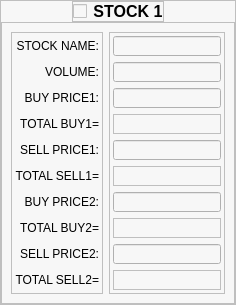
            <widget class="QFrame" name="frame_8">
             <property name="styleSheet">
              <string notr="true">background-color: rgb(247, 247, 247);</string>
             </property>
             <property name="frameShape">
              <enum>QFrame::StyledPanel</enum>
             </property>
             <property name="frameShadow">
              <enum>QFrame::Raised</enum>
             </property>
             <layout class="QVBoxLayout" name="verticalLayout_4">
              <property name="spacing">
               <number>0</number>
              </property>
              <property name="leftMargin">
               <number>0</number>
              </property>
              <property name="topMargin">
               <number>0</number>
              </property>
              <property name="rightMargin">
               <number>0</number>
              </property>
              <property name="bottomMargin">
               <number>0</number>
              </property>
              <item alignment="Qt::AlignHCenter|Qt::AlignTop">
               <widget class="QFrame" name="frame_14">
                <property name="frameShape">
                 <enum>QFrame::StyledPanel</enum>
                </property>
                <property name="frameShadow">
                 <enum>QFrame::Raised</enum>
                </property>
                <layout class="QHBoxLayout" name="horizontalLayout_6">
                 <property name="spacing">
                  <number>6</number>
                 </property>
                 <property name="leftMargin">
                  <number>0</number>
                 </property>
                 <property name="topMargin">
                  <number>0</number>
                 </property>
                 <property name="rightMargin">
                  <number>0</number>
                 </property>
                 <property name="bottomMargin">
                  <number>0</number>
                 </property>
                 <item>
                  <widget class="QCheckBox" name="STOCK1_checkBox">
                   <property name="text">
                    <string/>
                   </property>
                  </widget>
                 </item>
                 <item>
                  <widget class="QLabel" name="label_16">
                   <property name="font">
                    <font>
                     <pointsize>12</pointsize>
                     <weight>75</weight>
                     <bold>true</bold>
                    </font>
                   </property>
                   <property name="text">
                    <string>STOCK 1</string>
                   </property>
                   <property name="alignment">
                    <set>Qt::AlignCenter</set>
                   </property>
                  </widget>
                 </item>
                </layout>
               </widget>
              </item>
              <item>
               <widget class="QFrame" name="STOCK1_frame">
                <property name="sizePolicy">
                 <sizepolicy hsizetype="Preferred" vsizetype="Expanding">
                  <horstretch>0</horstretch>
                  <verstretch>0</verstretch>
                 </sizepolicy>
                </property>
                <property name="frameShape">
                 <enum>QFrame::StyledPanel</enum>
                </property>
                <property name="frameShadow">
                 <enum>QFrame::Raised</enum>
                </property>
                <layout class="QHBoxLayout" name="horizontalLayout_12">
                 <item>
                  <widget class="QFrame" name="frame_26">
                   <property name="frameShape">
                    <enum>QFrame::StyledPanel</enum>
                   </property>
                   <property name="frameShadow">
                    <enum>QFrame::Raised</enum>
                   </property>
                   <layout class="QVBoxLayout" name="verticalLayout_10">
                    <property name="leftMargin">
                     <number>3</number>
                    </property>
                    <property name="topMargin">
                     <number>3</number>
                    </property>
                    <property name="rightMargin">
                     <number>3</number>
                    </property>
                    <property name="bottomMargin">
                     <number>3</number>
                    </property>
                    <item>
                     <widget class="QLabel" name="label_6">
                      <property name="minimumSize">
                       <size>
                        <width>0</width>
                        <height>20</height>
                       </size>
                      </property>
                      <property name="maximumSize">
                       <size>
                        <width>16777215</width>
                        <height>20</height>
                       </size>
                      </property>
                      <property name="text">
                       <string>STOCK NAME:</string>
                      </property>
                      <property name="alignment">
                       <set>Qt::AlignRight|Qt::AlignTrailing|Qt::AlignVCenter</set>
                      </property>
                     </widget>
                    </item>
                    <item>
                     <widget class="QLabel" name="label_5">
                      <property name="minimumSize">
                       <size>
                        <width>0</width>
                        <height>20</height>
                       </size>
                      </property>
                      <property name="maximumSize">
                       <size>
                        <width>16777215</width>
                        <height>20</height>
                       </size>
                      </property>
                      <property name="toolTip">
                       <string>123</string>
                      </property>
                      <property name="text">
                       <string>VOLUME:</string>
                      </property>
                      <property name="alignment">
                       <set>Qt::AlignRight|Qt::AlignTrailing|Qt::AlignVCenter</set>
                      </property>
                     </widget>
                    </item>
                    <item>
                     <widget class="QLabel" name="label_4">
                      <property name="minimumSize">
                       <size>
                        <width>0</width>
                        <height>20</height>
                       </size>
                      </property>
                      <property name="maximumSize">
                       <size>
                        <width>16777215</width>
                        <height>20</height>
                       </size>
                      </property>
                      <property name="text">
                       <string>BUY PRICE1:</string>
                      </property>
                      <property name="alignment">
                       <set>Qt::AlignRight|Qt::AlignTrailing|Qt::AlignVCenter</set>
                      </property>
                     </widget>
                    </item>
                    <item>
                     <widget class="QLabel" name="label_8">
                      <property name="minimumSize">
                       <size>
                        <width>0</width>
                        <height>20</height>
                       </size>
                      </property>
                      <property name="maximumSize">
                       <size>
                        <width>16777215</width>
                        <height>20</height>
                       </size>
                      </property>
                      <property name="text">
                       <string>TOTAL BUY1=</string>
                      </property>
                      <property name="alignment">
                       <set>Qt::AlignRight|Qt::AlignTrailing|Qt::AlignVCenter</set>
                      </property>
                     </widget>
                    </item>
                    <item>
                     <widget class="QLabel" name="label_7">
                      <property name="minimumSize">
                       <size>
                        <width>0</width>
                        <height>20</height>
                       </size>
                      </property>
                      <property name="maximumSize">
                       <size>
                        <width>16777215</width>
                        <height>20</height>
                       </size>
                      </property>
                      <property name="text">
                       <string>SELL PRICE1:</string>
                      </property>
                      <property name="alignment">
                       <set>Qt::AlignRight|Qt::AlignTrailing|Qt::AlignVCenter</set>
                      </property>
                     </widget>
                    </item>
                    <item>
                     <widget class="QLabel" name="label_9">
                      <property name="minimumSize">
                       <size>
                        <width>0</width>
                        <height>20</height>
                       </size>
                      </property>
                      <property name="maximumSize">
                       <size>
                        <width>16777215</width>
                        <height>20</height>
                       </size>
                      </property>
                      <property name="text">
                       <string>TOTAL SELL1=</string>
                      </property>
                      <property name="alignment">
                       <set>Qt::AlignRight|Qt::AlignTrailing|Qt::AlignVCenter</set>
                      </property>
                     </widget>
                    </item>
                    <item>
                     <widget class="QLabel" name="label_13">
                      <property name="minimumSize">
                       <size>
                        <width>0</width>
                        <height>20</height>
                       </size>
                      </property>
                      <property name="maximumSize">
                       <size>
                        <width>16777215</width>
                        <height>20</height>
                       </size>
                      </property>
                      <property name="text">
                       <string>BUY PRICE2:</string>
                      </property>
                      <property name="alignment">
                       <set>Qt::AlignRight|Qt::AlignTrailing|Qt::AlignVCenter</set>
                      </property>
                     </widget>
                    </item>
                    <item>
                     <widget class="QLabel" name="label_15">
                      <property name="minimumSize">
                       <size>
                        <width>0</width>
                        <height>20</height>
                       </size>
                      </property>
                      <property name="maximumSize">
                       <size>
                        <width>16777215</width>
                        <height>20</height>
                       </size>
                      </property>
                      <property name="text">
                       <string>TOTAL BUY2=</string>
                      </property>
                      <property name="alignment">
                       <set>Qt::AlignRight|Qt::AlignTrailing|Qt::AlignVCenter</set>
                      </property>
                     </widget>
                    </item>
                    <item>
                     <widget class="QLabel" name="label_12">
                      <property name="minimumSize">
                       <size>
                        <width>0</width>
                        <height>20</height>
                       </size>
                      </property>
                      <property name="maximumSize">
                       <size>
                        <width>16777215</width>
                        <height>20</height>
                       </size>
                      </property>
                      <property name="text">
                       <string>SELL PRICE2:</string>
                      </property>
                      <property name="alignment">
                       <set>Qt::AlignRight|Qt::AlignTrailing|Qt::AlignVCenter</set>
                      </property>
                     </widget>
                    </item>
                    <item>
                     <widget class="QLabel" name="label_14">
                      <property name="minimumSize">
                       <size>
                        <width>0</width>
                        <height>20</height>
                       </size>
                      </property>
                      <property name="maximumSize">
                       <size>
                        <width>16777215</width>
                        <height>20</height>
                       </size>
                      </property>
                      <property name="text">
                       <string>TOTAL SELL2=</string>
                      </property>
                      <property name="alignment">
                       <set>Qt::AlignRight|Qt::AlignTrailing|Qt::AlignVCenter</set>
                      </property>
                     </widget>
                    </item>
                   </layout>
                  </widget>
                 </item>
                 <item>
                  <widget class="QFrame" name="frame_27">
                   <property name="frameShape">
                    <enum>QFrame::StyledPanel</enum>
                   </property>
                   <property name="frameShadow">
                    <enum>QFrame::Raised</enum>
                   </property>
                   <layout class="QVBoxLayout" name="verticalLayout_11">
                    <property name="leftMargin">
                     <number>3</number>
                    </property>
                    <property name="topMargin">
                     <number>3</number>
                    </property>
                    <property name="rightMargin">
                     <number>3</number>
                    </property>
                    <property name="bottomMargin">
                     <number>3</number>
                    </property>
                    <item>
                     <widget class="QLineEdit" name="STOCK1_NAME_lineEdit">
                      <property name="minimumSize">
                       <size>
                        <width>0</width>
                        <height>20</height>
                       </size>
                      </property>
                      <property name="maximumSize">
                       <size>
                        <width>16777215</width>
                        <height>20</height>
                       </size>
                      </property>
                     </widget>
                    </item>
                    <item>
                     <widget class="QLineEdit" name="STOCK1_VOLUME_lineEdit">
                      <property name="minimumSize">
                       <size>
                        <width>0</width>
                        <height>20</height>
                       </size>
                      </property>
                      <property name="maximumSize">
                       <size>
                        <width>16777215</width>
                        <height>20</height>
                       </size>
                      </property>
                     </widget>
                    </item>
                    <item>
                     <widget class="QLineEdit" name="STOCK1_BUY1_PRICE_lineEdit">
                      <property name="minimumSize">
                       <size>
                        <width>0</width>
                        <height>20</height>
                       </size>
                      </property>
                      <property name="maximumSize">
                       <size>
                        <width>16777215</width>
                        <height>20</height>
                       </size>
                      </property>
                     </widget>
                    </item>
                    <item>
                     <widget class="QLabel" name="STOCK1_TotalBuy1_label">
                      <property name="minimumSize">
                       <size>
                        <width>0</width>
                        <height>20</height>
                       </size>
                      </property>
                      <property name="maximumSize">
                       <size>
                        <width>16777215</width>
                        <height>20</height>
                       </size>
                      </property>
                      <property name="frameShape">
                       <enum>QFrame::StyledPanel</enum>
                      </property>
                      <property name="text">
                       <string/>
                      </property>
                      <property name="alignment">
                       <set>Qt::AlignLeading|Qt::AlignLeft|Qt::AlignVCenter</set>
                      </property>
                     </widget>
                    </item>
                    <item>
                     <widget class="QLineEdit" name="STOCK1_SELL1_PRICE_lineEdit">
                      <property name="minimumSize">
                       <size>
                        <width>0</width>
                        <height>20</height>
                       </size>
                      </property>
                      <property name="maximumSize">
                       <size>
                        <width>16777215</width>
                        <height>20</height>
                       </size>
                      </property>
                     </widget>
                    </item>
                    <item>
                     <widget class="QLabel" name="STOCK1_TotalSell1_label">
                      <property name="minimumSize">
                       <size>
                        <width>0</width>
                        <height>20</height>
                       </size>
                      </property>
                      <property name="maximumSize">
                       <size>
                        <width>16777215</width>
                        <height>20</height>
                       </size>
                      </property>
                      <property name="frameShape">
                       <enum>QFrame::StyledPanel</enum>
                      </property>
                      <property name="text">
                       <string/>
                      </property>
                     </widget>
                    </item>
                    <item>
                     <widget class="QLineEdit" name="STOCK1_BUY2_PRICE_lineEdit">
                      <property name="minimumSize">
                       <size>
                        <width>0</width>
                        <height>20</height>
                       </size>
                      </property>
                      <property name="maximumSize">
                       <size>
                        <width>16777215</width>
                        <height>20</height>
                       </size>
                      </property>
                     </widget>
                    </item>
                    <item>
                     <widget class="QLabel" name="STOCK1_TotalBuy2_label">
                      <property name="minimumSize">
                       <size>
                        <width>0</width>
                        <height>20</height>
                       </size>
                      </property>
                      <property name="maximumSize">
                       <size>
                        <width>16777215</width>
                        <height>20</height>
                       </size>
                      </property>
                      <property name="frameShape">
                       <enum>QFrame::StyledPanel</enum>
                      </property>
                      <property name="text">
                       <string/>
                      </property>
                      <property name="alignment">
                       <set>Qt::AlignLeading|Qt::AlignLeft|Qt::AlignVCenter</set>
                      </property>
                     </widget>
                    </item>
                    <item>
                     <widget class="QLineEdit" name="STOCK1_SELL2_PRICE_lineEdit">
                      <property name="minimumSize">
                       <size>
                        <width>0</width>
                        <height>20</height>
                       </size>
                      </property>
                      <property name="maximumSize">
                       <size>
                        <width>16777215</width>
                        <height>20</height>
                       </size>
                      </property>
                     </widget>
                    </item>
                    <item>
                     <widget class="QLabel" name="STOCK1_TotalSell2_label">
                      <property name="minimumSize">
                       <size>
                        <width>0</width>
                        <height>20</height>
                       </size>
                      </property>
                      <property name="maximumSize">
                       <size>
                        <width>16777215</width>
                        <height>20</height>
                       </size>
                      </property>
                      <property name="frameShape">
                       <enum>QFrame::StyledPanel</enum>
                      </property>
                      <property name="text">
                       <string/>
                      </property>
                     </widget>
                    </item>
                   </layout>
                  </widget>
                 </item>
                </layout>
               </widget>
              </item>
             </layout>
            </widget>
